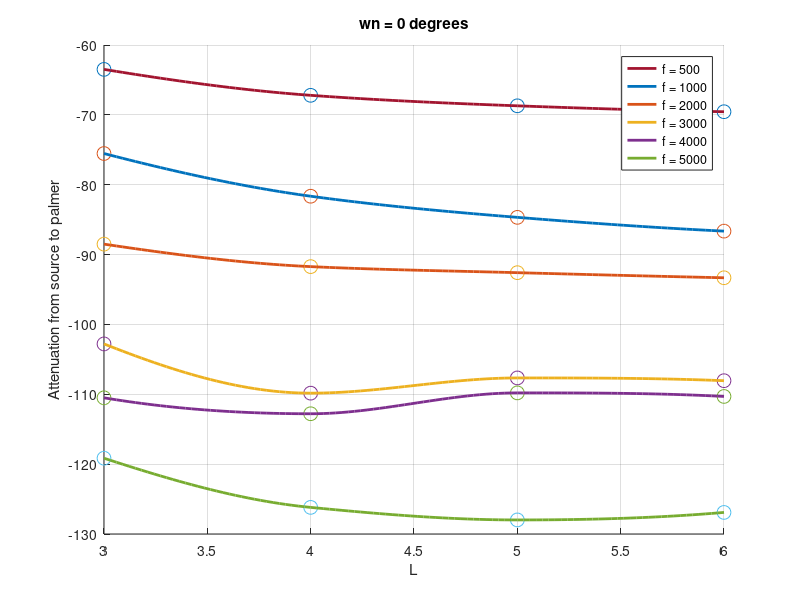

The MATLAB source for this figure: (Note: this script raises an error after producing the figure.)
% Plot results of collect_atten_at_palmer

% By Daniel Golden (dgolden1 at stanford dot edu) April 2008
% $Id$

%% Setup
% close all;
clear;

%% Load and choose desired parameters
load('palmer_atten.mat');

% dep_var = 'f';
dep_var = 'L';
% dep_var = 'wn';

dep_var2 = 'f';
% dep_var2 = 'L';
% dep_var2 = 'wn';

f_target = 1000;
L_target = 5;
wn_target = 0; % degrees

if strcmp(dep_var, 'f') || strcmp(dep_var2, 'f'), f_target = []; end
if strcmp(dep_var, 'L') || strcmp(dep_var2, 'L'), L_target = []; end
if strcmp(dep_var, 'wn') || strcmp(dep_var2, 'wn'), wn_target = []; end


%% Parse out desired parameters
idx = ones(size(f_vec));

if ~isempty(f_target), idx = idx .* (f_vec == f_target); end
if ~isempty(L_target), idx = idx .* (L_vec == L_target); end
if ~isempty(wn_target), idx = idx .* (floor(wn_vec*180/pi) == wn_target); end
idx = logical(idx);

if strcmp(dep_var, 'f'), dep_vec = f_vec(idx); xlabelstr = 'f (kHz)'; end
if strcmp(dep_var, 'L'), dep_vec = L_vec(idx); xlabelstr = 'L'; end
if strcmp(dep_var, 'wn'), dep_vec = wn_vec(idx)*180/pi; xlabelstr = 'Wavenormal angle (degrees)'; end

if strcmp(dep_var2, 'f'), dep_vec2 = f_vec(idx); end
if strcmp(dep_var2, 'L'), dep_vec2 = L_vec(idx); end
if strcmp(dep_var2, 'wn'), dep_vec2 = wn_vec(idx)*180/pi; end


P_atten = P_palmer_vec(idx)./P_src_vec(idx);

%% 3-D correction factor
Re = 6371; % Earth's radius, km

P_atten = P_atten./(2*pi*palmer_dist_vec(idx)*1e3);

%% Plot
dep_vec2_unique = unique(dep_vec2);
figure;
hold on;
grid on;

P_atten_mat = zeros(length(dep_vec2_unique), length(unique(dep_vec)));
for kk = 1:length(dep_vec2_unique)
	this_idx = find(dep_vec2 == dep_vec2_unique(kk));
	P_atten_mat(kk, :) = P_atten(this_idx);
	legend_txt{kk} = sprintf('%s = %0.0f', dep_var2, dep_vec2_unique(kk));
end
dep_vec_unique = dep_vec(this_idx);

plot(dep_vec_unique, 10*log10(P_atten_mat), 'o', 'MarkerSize', 10);

%% Plot spline interpolation
x_int = linspace(max(dep_vec_unique), min(dep_vec));
P_atten_int_mat = zeros(length(dep_vec2_unique), length(x_int));
for kk = 1:length(dep_vec2_unique)
	P_atten_int_mat(kk, :) = interp1(dep_vec_unique, 10*log10(P_atten_mat(kk,:)), x_int, 'pchip');
end

h = plot(x_int, P_atten_int_mat, 'LineWidth', 2);
legend(h, legend_txt);

xlabel(xlabelstr);
ylabel('Attenuation from source to palmer');
titlestr = '';
if ~(strcmp(dep_var, 'f') || strcmp(dep_var2, 'f')), titlestr = [titlestr sprintf('f = %0.1f Hz, ', f_target/1e3)]; end
if ~(strcmp(dep_var, 'L') || strcmp(dep_var2, 'L')), titlestr = [titlestr sprintf('L = %0.2f, ', L_target)]; end
if ~(strcmp(dep_var, 'wn') || strcmp(dep_var2, 'wn')), titlestr = [titlestr sprintf('wn = %0.0f degrees, ', wn_target)]; end
titlestr(end-1:end) = [];
title(titlestr);

increase_font(gca);
